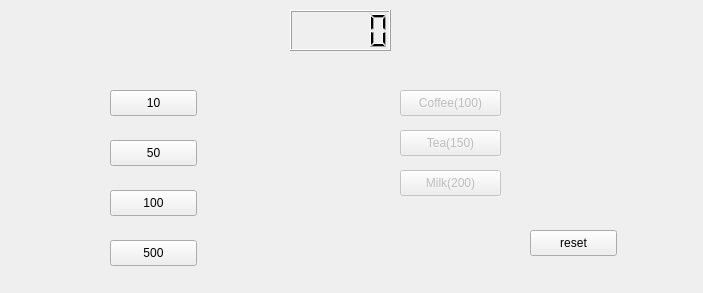
<?xml version="1.0" encoding="UTF-8"?>
<ui version="4.0">
 <class>Widget</class>
 <widget class="QWidget" name="Widget">
  <property name="geometry">
   <rect>
    <x>0</x>
    <y>0</y>
    <width>703</width>
    <height>293</height>
   </rect>
  </property>
  <property name="windowTitle">
   <string>Widget</string>
  </property>
  <widget class="QLCDNumber" name="lcdNumber">
   <property name="geometry">
    <rect>
     <x>290</x>
     <y>10</y>
     <width>101</width>
     <height>41</height>
    </rect>
   </property>
  </widget>
  <widget class="QPushButton" name="pb10">
   <property name="geometry">
    <rect>
     <x>110</x>
     <y>90</y>
     <width>87</width>
     <height>26</height>
    </rect>
   </property>
   <property name="text">
    <string>10</string>
   </property>
  </widget>
  <widget class="QPushButton" name="pb50">
   <property name="geometry">
    <rect>
     <x>110</x>
     <y>140</y>
     <width>87</width>
     <height>26</height>
    </rect>
   </property>
   <property name="text">
    <string>50</string>
   </property>
  </widget>
  <widget class="QPushButton" name="pb100">
   <property name="geometry">
    <rect>
     <x>110</x>
     <y>190</y>
     <width>87</width>
     <height>26</height>
    </rect>
   </property>
   <property name="text">
    <string>100</string>
   </property>
  </widget>
  <widget class="QPushButton" name="pb500">
   <property name="geometry">
    <rect>
     <x>110</x>
     <y>240</y>
     <width>87</width>
     <height>26</height>
    </rect>
   </property>
   <property name="text">
    <string>500</string>
   </property>
  </widget>
  <widget class="QPushButton" name="pbCoffee">
   <property name="enabled">
    <bool>false</bool>
   </property>
   <property name="geometry">
    <rect>
     <x>400</x>
     <y>90</y>
     <width>101</width>
     <height>26</height>
    </rect>
   </property>
   <property name="text">
    <string>Coffee(100)</string>
   </property>
  </widget>
  <widget class="QPushButton" name="pbReset">
   <property name="geometry">
    <rect>
     <x>530</x>
     <y>230</y>
     <width>87</width>
     <height>26</height>
    </rect>
   </property>
   <property name="text">
    <string>reset</string>
   </property>
  </widget>
  <widget class="QPushButton" name="pbTea">
   <property name="enabled">
    <bool>false</bool>
   </property>
   <property name="geometry">
    <rect>
     <x>400</x>
     <y>130</y>
     <width>101</width>
     <height>26</height>
    </rect>
   </property>
   <property name="text">
    <string>Tea(150)</string>
   </property>
  </widget>
  <widget class="QPushButton" name="pbMilk">
   <property name="enabled">
    <bool>false</bool>
   </property>
   <property name="geometry">
    <rect>
     <x>400</x>
     <y>170</y>
     <width>101</width>
     <height>26</height>
    </rect>
   </property>
   <property name="text">
    <string>Milk(200)</string>
   </property>
  </widget>
 </widget>
 <resources/>
 <connections/>
</ui>
